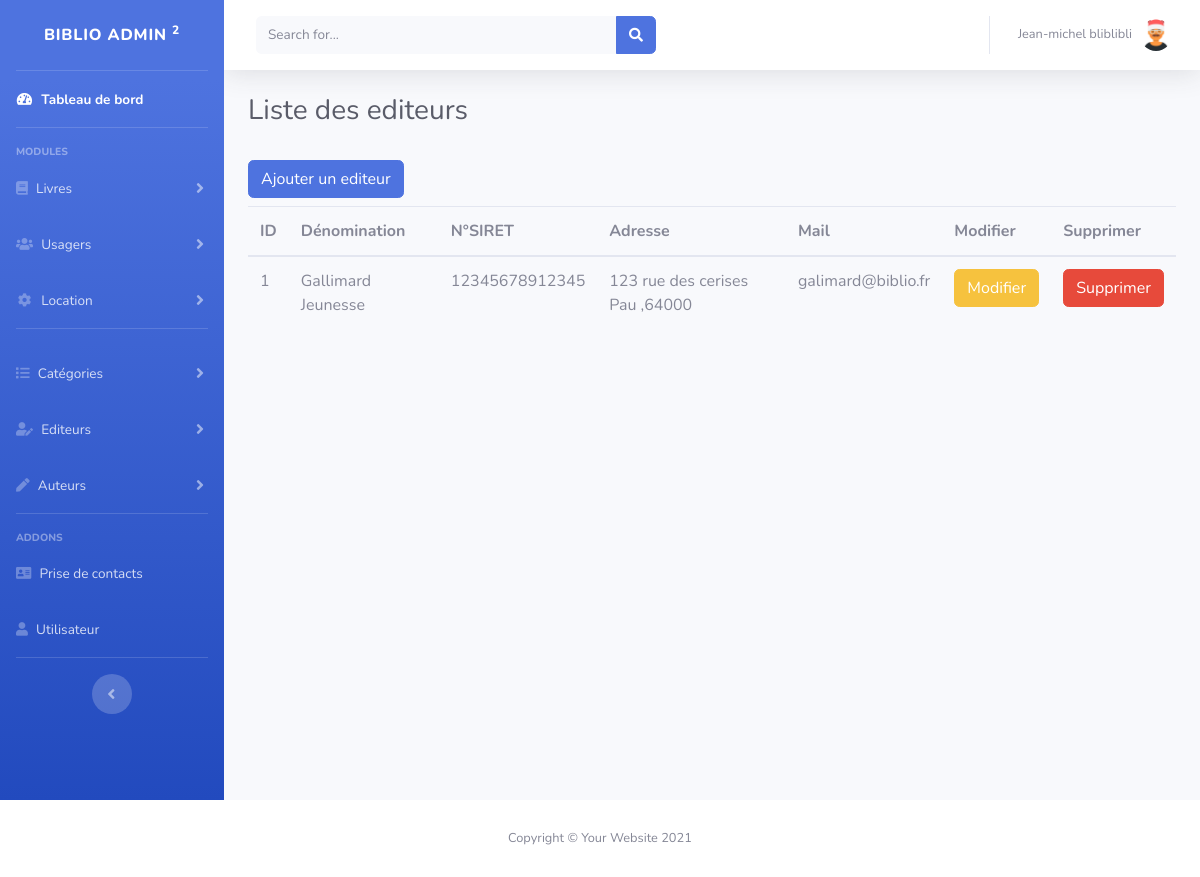
The page /admin/editeur/index.php (signed in) on the database as committed earlier.
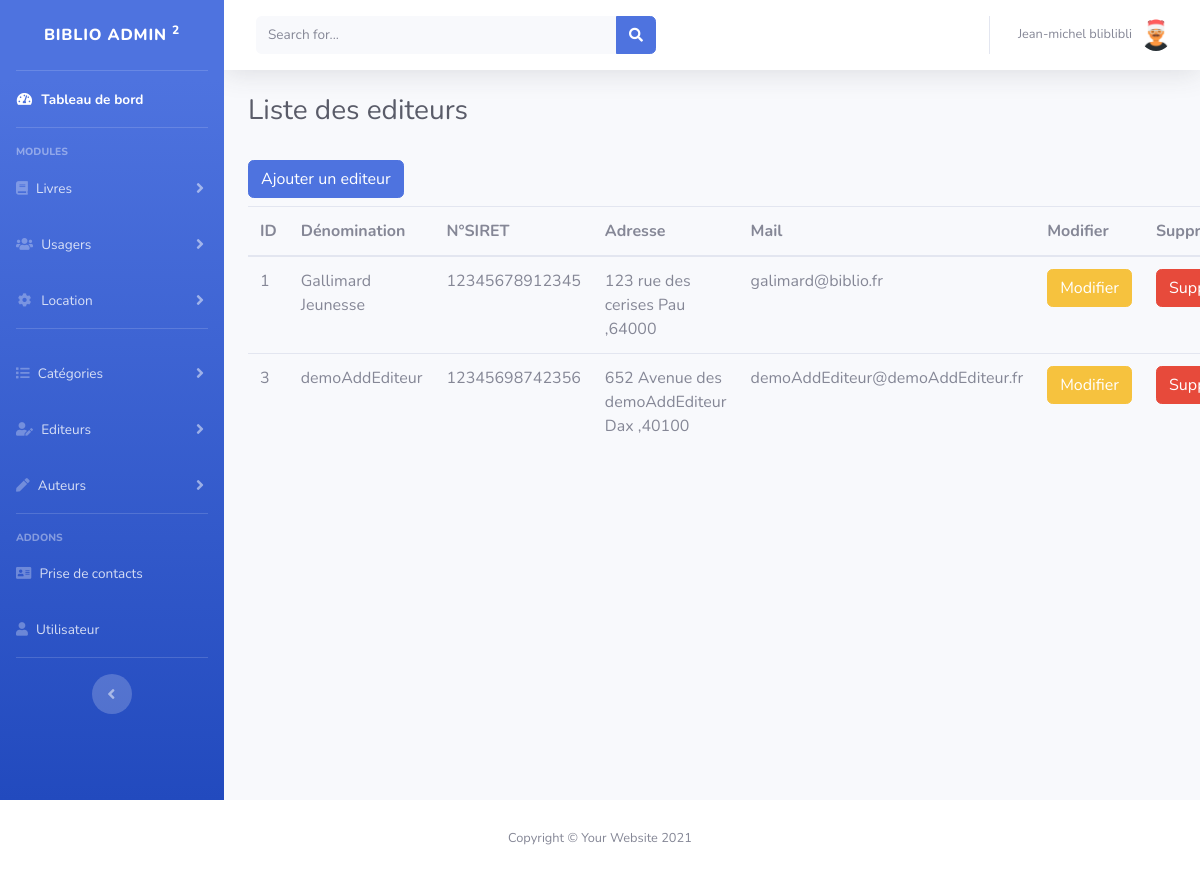
The same page on the database as committed later.
### tables this page shows
CREATE TABLE IF NOT EXISTS `editeur` (
  `id` int(11) NOT NULL AUTO_INCREMENT,
  `denomination` varchar(255) NOT NULL,
  `siret` varchar(14) NOT NULL,
  `adresse` varchar(255) NOT NULL,
  `ville` varchar(255) NOT NULL,
  `code_postal` varchar(5) NOT NULL,
  `mail` varchar(255) NOT NULL,
  `numero_tel` varchar(10) NOT NULL,
  PRIMARY KEY (`id`)
);

### admin/editeur/index.php (the view, shortened to what this page needs)
<?php
    include '../config/bdd.php';
    $sql = 'SELECT * FROM editeur';
    $req = $bdd->query($sql);
    $editeurs = $req->fetchAll(PDO::FETCH_ASSOC);
?>
<!DOCTYPE html>
<html lang="fr">
<head>
    <link href="<?= URL_ADMIN ?>vendor/fontawesome-free/css/all.min.css" rel="stylesheet" type="text/css">
    <link href="http://localhost/biblio/admin/css/sb-admin-2.min.css" rel="stylesheet">
</head>
<body id="page-top">
    <div id="wrapper">
        <?php
            include '../includes/sidebar.php';
        ?>
        <div id="content-wrapper" class="d-flex flex-column">
            <?php
                    include '../includes/topbar.php';
                ?>
                <div class="container-fluid">
                    <div class="d-sm-flex align-items-center justify-content-between mb-4">
                        <h1 class="h3 mb-0 text-gray-800">Liste des editeurs</h1>
                    </div>
                    <a href="add.php" class="btn btn-primary my-2">Ajouter un editeur</a>
                    <table class="table">
                        <thead>
                            <tr>
                            <th scope="col">ID</th>
                            <th scope="col">Dénomination</th>
                            <th scope="col">N°SIRET</th>
                            <th scope="col">Adresse</th>
                            <th scope="col">Mail</th>
                            <th scope="col">Modifier</th>
                            <th scope="col">Supprimer</th>
                            </tr>
                        </thead>
                        <tbody>
                            <?php foreach ($editeurs as $editeur) : ?>
                                <tr>
                                    <td><?= $editeur['id'] ?></td>
                                    <td><?= $editeur['denomination'] ?></td>
                                    <td><?= $editeur['siret'] ?></td>
                                    <td><?= $editeur['adresse'] . ' ' .  $editeur['ville'] . ' ,' . $editeur['code_postal']?></td>
                                    <td><?= $editeur['mail'] ?></td>
                                    <td><a href="update.php?id=<?= $editeur['id'] ?>" class="btn btn-warning">Modifier</a></td>
                                    <td><a href="action.php?id=<?= $editeur['id'] ?>" class="btn btn-danger">Supprimer</a></td>
                                </tr>
                            <?php endforeach; ?>
                        </tbody>
                        </table>
                </div>
            </div>
            <?php
                include '../includes/footer.php';
            ?>
</body>
</html>

Rows that differ between the two databases and show on the page:
added editeur: id "3", denomination "demoAddEditeur", siret "12345698742356", adresse "652 Avenue des demoAddEditeur", ville "Dax", code_postal "40100", mail "demoAddEditeur@demoAddEditeur.fr"
